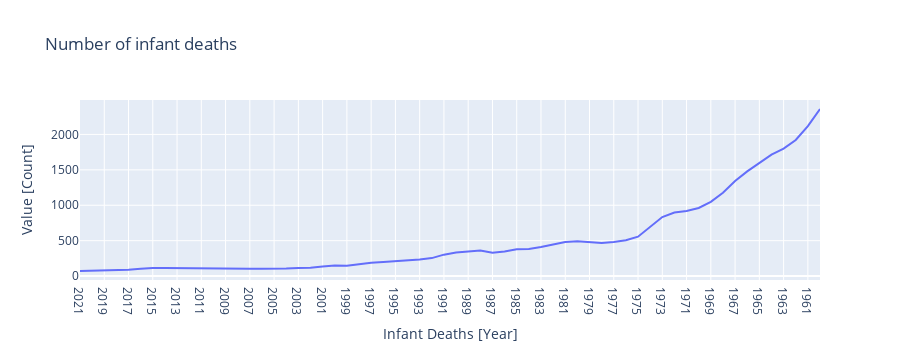

Notebook code for this chart:
### Markdown cell above
**Plot a Line Graph to show Trend of Infant Deaths by Years**

### Code cell
fig = px.line(num_inf_deaths, x= "Year", y= "Value",
             title= "Number of infant deaths")
fig.update_layout(xaxis_title="Infant Deaths [Years]", yaxis_title="Value [Count]")
fig.show()

### Figure 1 — Plotly figure (JSON) as saved in the notebook; plotly's stock layout.template omitted (floating-point values rounded to 4 significant figures)
{"data": [{"hovertemplate": "Year=%{x}<br>Value=%{y}<extra></extra>", "legendgroup": "", "line": {"color": "#636efa", "dash": "solid"}, "marker": {"symbol": "circle"}, "mode": "lines", "name": "", "orientation": "v", "showlegend": false, "type": "scatter", "x": ["2021", "2020", "2019", "2018", "2017", "2016", "2015", "2014", "2013", "2012", "2011", "2010", "2009", "2008", "2007", "2006", "2005", "2004", "2003", "2002", "2001", "2000", "1999", "1998", "1997", "1996", "1995", "1994", "1993", "1992", "1991", "1990", "1989", "1988", "1987", "1986", "1985", "1984", "1983", "1982", "1981", "1980", "1979", "1978", "1977", "1976", "1975", "1974", "1973", "1972", "1971", "1970", "1969", "1968", "1967", "1966", "1965", "1964", "1963", "1962", "1961", "1960"], "xaxis": "x", "y": [72, 75, 79, 83, 89, 104, 116, 113, 113, 113, 108, 106, 108, 107, 104, 102, 102, 106, 115, 119, 137, 150, 145, 172, 189, 200, 213, 216, 233, 254, 303, 332, 347, 360, 330, 348, 379, 383, 411, 449, 480, 492, 480, 467, 483, 506, 556, 693, 834, 898, 918, 962, 1048, 1177, 1343, 1478, 1593, 1715, 1800, 1921, 2118, 2359], "yaxis": "y"}], "layout": {"autosize": true, "height": 360, "legend": {"tracegroupgap": 0}, "title": {"text": "Number of infant deaths"}, "xaxis": {"anchor": "y", "autorange": true, "domain": [0, 1], "range": [0, 61], "title": {"text": "Infant Deaths [Year]"}, "type": "category"}, "yaxis": {"anchor": "x", "autorange": true, "domain": [0, 1], "range": [-55.06, 2486.0], "title": {"text": "Value [Count]"}, "type": "linear"}}}
